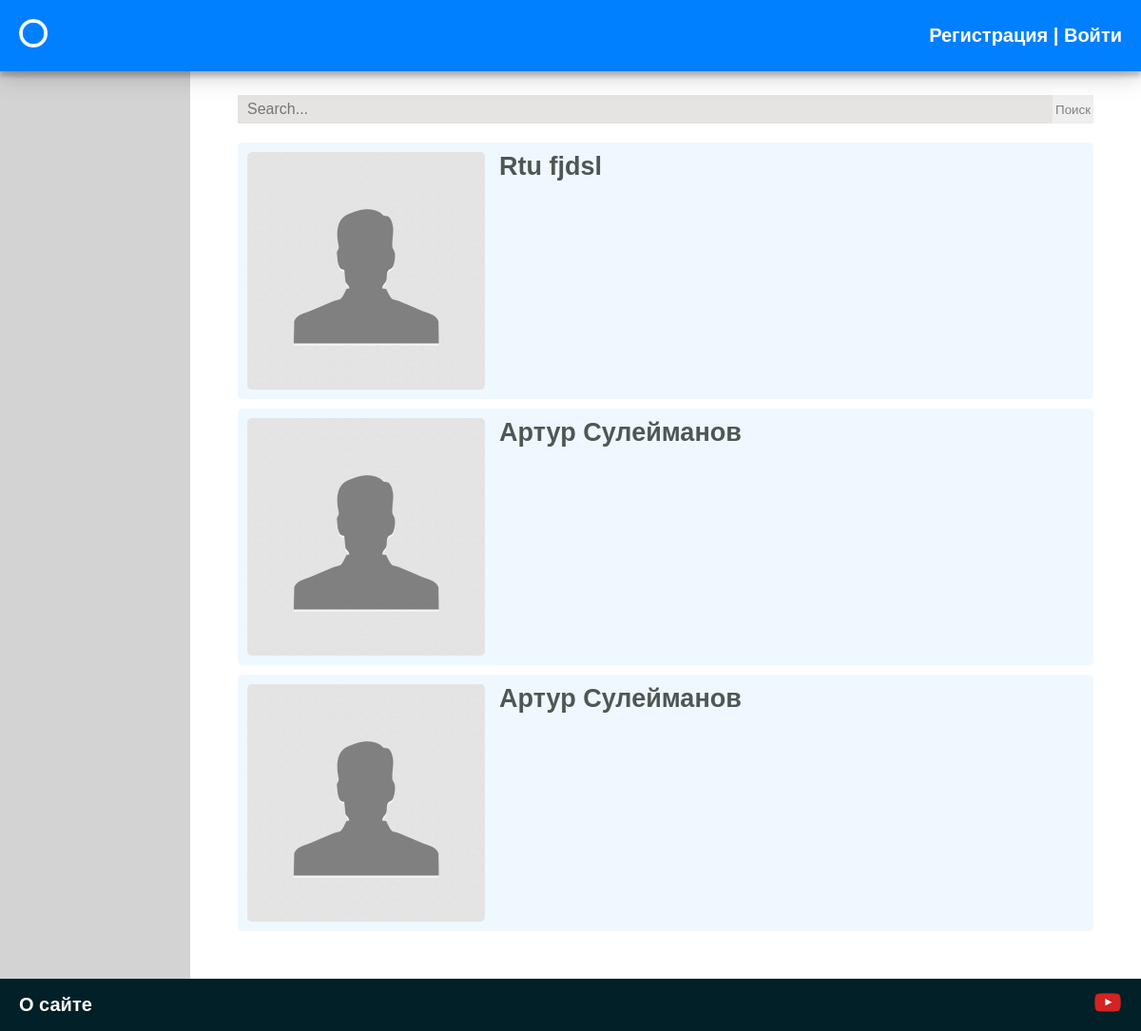
Before: / with the older database file.
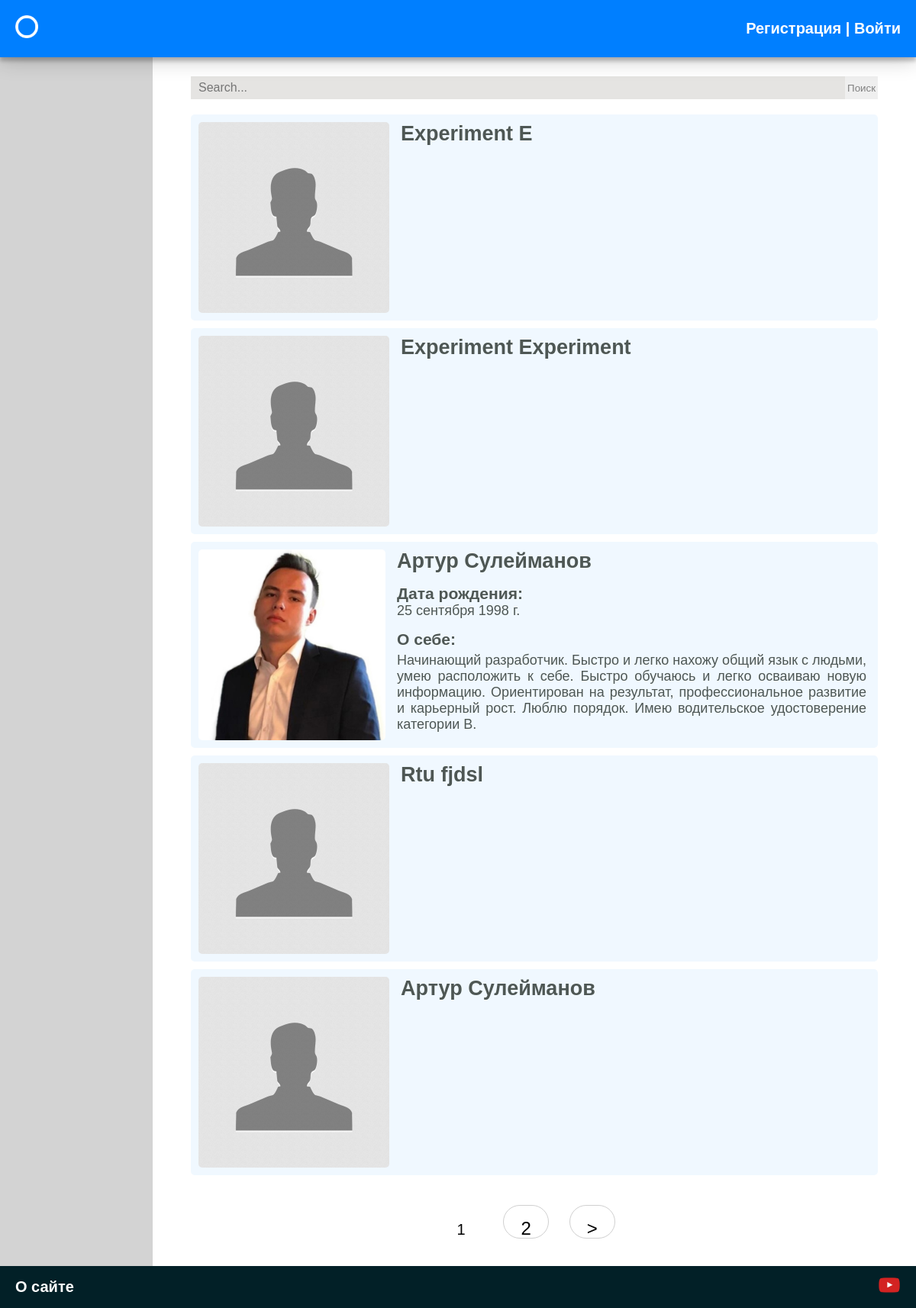
After: the same page with the newer database file.
### myres/models.py (models this page shows, shortened)
class Myres(models.Model):
    user = models.OneToOneField(User, null=True, on_delete= models.CASCADE, related_name='profile')
    name = models.TextField(max_length=254, null=True)
    surname = models.TextField(max_length=254, null=True)
    about_me = models.TextField(blank = True)
    birthday = models.DateField(auto_now=False, auto_now_add=False, null=True, blank = True)
    mobile_number = PhoneNumberField(null = True, blank = True)
    email = models.EmailField(max_length=254, null=True)
    hobby = models.TextField(blank = True)
    education = models.TextField(blank = True)
    working_experience = models.TextField(blank = True)
    skills = models.TextField(blank = True)
    photo = models.ImageField(upload_to='photos/%Y/%m/%d/', blank = True)
    slug = models.SlugField(null = True, max_length=255, unique=True, db_index=True)
    time_create = models.DateTimeField(auto_now_add=True, verbose_name="Время создания",  null=True)

### myres/views.py (the view)
# urls.py: path("", HomePage.as_view(), name = 'home'),
class HomePage(ListView):
    paginate_by = 5
    model = Myres
    template_name = 'myres/home.html'
    context_object_name = 'posts'
    def get_context_data(self, *, object_list=None, **kwargs):
        context = super().get_context_data(**kwargs)
        context['title'] = 'Главная страница'
        return context
    def get_queryset(self, *args, **kwargs):
        return Myres.objects.order_by('-time_create')

### myres/templates/myres/home.html
{% extends 'myres/show_posts_page.html' %}
{% load cache %}
        {% block page_with_posts %}
<div class="search" style = 'width: 100%; margin-bottom: 20px;'>
<form action="{% url 'search' %}" method="get">
  <input name="q" type="text" placeholder="Search..." style = 'width:100%; border:0; border-radius: 0px;' class="input-form">
    <button name="page" class="search-button" type="submit" style="border: 0; border-radius: 0px; color:#808080;">Поиск</button>
</form>
    </div>
{% for p in posts %}
<a href="/profile/{{ p.slug }}">
    <div class=user-post style="margin-bottom: 10px;">
        <img src="{{ p.photo.url }}" style="object-fit:cover; width:250px; height:250px; border-radius: 5px;"/>
        <div class=name-surname>
            <h2 style="margin-bottom: 15px;">{{ p.name }} {{ p.surname }}</h2>
            {% if p.birthday %}
            <p><h3>Дата рождения:</h3> {{ p.birthday }}</p>
            {% endif %}
             {% if p.about_me %}
            <h3 style="margin-top: 15px; margin-bottom: 5px;">O cебе:</h3>
           <p>{{p.about_me|linebreaks}}</p>
            {% endif %}
        </div>
    </div>
</a>
{% endfor %}
{% endblock %}

### myres/templates/myres/show_posts_page.html (shortened to what this page needs)
{% extends 'myres/base.html' %}
{% block title %}
<div class = main-content>
    {% block page_with_posts %}
    {% endblock %}
</div>
{% if page_obj.has_other_pages %}
<nav class="list-pages">
    <ul>
        {% for p in paginator.page_range %}
		{% if page_obj.number == p %}
        <li class="page-num page-num-selected">{{ p }}</li>
		{% elif p >= page_obj.number|add:-2 and p <= page_obj.number|add:2  %}
        <a href="?page={{ p }}">
        <li class="page-num">
            <p>{{ p }}</p>
        </li>
        </a>
		{% endif %}
        {% endfor %}
{% if page_obj.has_next %}
        <a href="?page={{ page_obj.next_page_number }}">
<li class="page-num">
	<p>&gt;</p>
</li>
        </a>
{% endif %}
    </ul>
</nav>
{% endif %}
{% endblock %}

### myres/templates/myres/base.html (shortened to what this page needs)
{% load static %}
<!doctype html>
<html lang="en">
<head>
    <link type="text/css" href="{% static 'myres/css/styles.css' %}" rel="stylesheet"/>
    <link rel="stylesheet" href="https://unpkg.com/flexboxgrid2@7.2.1/flexboxgrid2.css">
</head>
<body>
<div class = 'main-head'>
<div class="header">
    <div class=left><a href="{% url 'home' %}"><img src='{% static "myres/images/logo.png" %} ' width="30px"></a></div>
    <div class="log">
        {% if request.user.is_authenticated %}
        <div class="right"><a class=whiteref href="/profile/{{ user.username }}">{{ user.first_name }} {{ user.last_name }}</a> |
            <a class=whiteref href="/edit_pro/{{ user.username }}">Редактировать профиль</a> |
            <a href="{% url 'logout' %}" class=whiteref>Выйти</a></div>
        {% else %}
        <div class="right"><a class=whiteref href="{% url 'registration' %}">Регистрация</a> |
            <a href="{% url 'autentification' %}" class=whiteref>Войти</a></div>
        {% endif %}
    </div>
</div>
</div>
<div class=main>
    <div class="sidebar">
        <div class=sidebar-refs>
        </div>
        <a href="#anchor" style="height: calc(100% - 200px); background: blue;">
            <div style="height: calc(100% - 200px);"></div>
        </a>
    </div>
    <div class="content">
        {% block title %}
        {% endblock %}
    </div>
</div>
<div class = main-about>
<div class=about>
    <a href="{% url 'about' %}" class="left whiteref">О сайте</a><a href='https://www.youtube.com/' target="_blank"
                                                                    class=right><img
        src='{% static "myres/images/icon_youtube.png" %} ' width="30px"></a>
</div>
</div>
</body>
</html>

### myres/static/myres/css/styles.css (style rules this page uses)
* { margin:0; padding:0; box-sizing: border-box; }
html { height: 100%; }
body { height: 100%; background: #E5E4E2; }
.header { z-index: 100; display: flex; justify-content: space-between; align-items: center; padding: 20px; color: white; margin-left:auto; margin-right:auto; text-decoration: none; font-family: sans-serif; font-size: 20px; font-weight: 700; top: 0; width: 100%; max-width: 1240px; }
.main-head { z-index: 100; position: fixed; width: 100%; background: #007FFF; box-shadow: 0 2px 28px rgba(0,0,0,0.25), 0 5px 5px rgba(0,0,0,0.22); }
.header a { color: white; text-decoration: none; }
.main-about { width: 100%; display: flex; justify-content: center; background: #022027; }
.about { max-width: 1240px; width: 100%; display: flex; justify-content: space-between; align-items: center; padding-left: 20px; padding-right: 20px; padding-top: 10px; padding-bottom: 10px; }
.about a { color: white; text-decoration: none; font-family: sans-serif; font-size: 20px; font-weight: 700; }
.sidebar { padding: 20px; padding-top: 100px; height: auto; width: 200px; background: lightgrey; }
.sidebar a { color: white; text-decoration: none; font-family: sans-serif; font-size: 22px; font-weight: 700; }
.sidebar-refs { height: 200px; }
.main { background: white; max-width: 1240px; display: flex; justify-content: space-between; height: auto; min-height: calc(100% - 50px); margin-left:auto; margin-right:auto; }
.content { height: auto; width: calc(100% - 200px); padding-top: 100px; padding-left: 50px; padding-right: 50px; padding-bottom: 20px; color: black; font-family: sans-serif; font-size: 18px; }
.main-content { height: calc(100% - 90px); margin-bottom: 30px; }
.input-form { border-width:1px; width: 270px; height: 30px; border-radius: 5px; font-size: 16px; border-color: lightgrey; padding: 10px; background: #E5E4E2; }
form { display: flex; justify-content: center; }
.user-post { display: flex; justify-content: left; width: 100%; background: #F0F8FF; text-decoration: none; padding: 10px; border-radius: 5px; transition: background 0.3s ease-in; position: relative; }
.name-surname { text-align:justify; max-width: calc(100% - 250px); padding-left: 15px; padding-top: 0px; color: #4E5754; position: relative; word-wrap: break-word; margin-right: 5px; }
a { text-decoration: none; }
.search-button { padding: 3px; transition: background 0.3s ease-in; }
.list-pages { text-align: center; margin: 0 0 20px 0; }
.list-pages ul { margin: 20px 0 0 0; padding: 0; list-style: none; }
.list-pages ul li { display: inline-block; margin: 0 20px 0 0; }
.list-pages a { color: #000; font-size: 24px; text-decoration: none; }
.list-pages .page-num, .page-num-selected { display: inline-block; width: 60px; height: 44px; padding: 16px 0 0 0; border: 1px solid #d0d0d0; border-radius: 30px; }
.list-pages .page-num { transition: box-shadow 0.1s ease-in; }
.list-pages .page-num-selected { border: none; color: #000; font-size: 20px; }
.list-pages { margin-left: auto; margin-right: auto; }

Changed rows visible on the page:
no longer on this page (row unchanged): Myres: photo (placeholder picture), name "Артур", surname "Сулейманов"
added Myres: photo (placeholder picture), name "Experiment", surname "E"
added Myres: photo (placeholder picture), name "Experiment", surname "Experiment"
added Myres: photo (picture), name "Артур", surname "Сулейманов", birthday "25 сентября 1998 г.", about_me "Начинающий разработчик. Быстро и легко нахожу общий язык с людьми, умею расположить к себе. Быстро обучаюсь и легко осваиваю новую информацию. Ориентирован на результат, профессиональное развитие и карьерный рост. Люблю порядок. Имею водительское удостоверение категории B."
Other visible differences:
new list line: "1"
new list line: "2"
